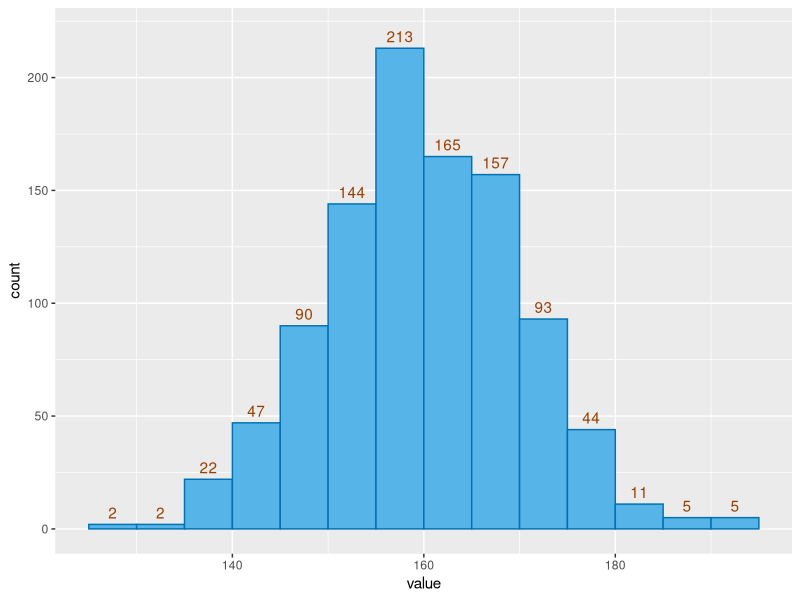

Reproduce this figure in R. (Note: this script raises an error after producing the figure.)
rm(list=ls())
library(tidyverse)
library(gridExtra)
set.seed(20210306)
N <- 1000
Y <- rnorm(N, 160, 10)
g <- Y %>%
    as_tibble() %>%
    ggplot(aes(x = value)) +
    geom_histogram(binwidth = 5, fill = "#56B4E9", colour = "#0072B2", boundary = 0, closed = "left") +
    ylim(0, 220) +
    stat_bin(binwidth = 5, boundary = 0, closed = "left", aes(label = ..count..), geom = "text", vjust = -0.5, color = "#993F00")

ggsave(g,filename = "../images/text07/Rplot07_01.png", dpi = 600, width = 12, height = 8)

g <- Y %>%
    as_tibble() %>%
    ggplot(aes(x = value)) +
    geom_histogram(binwidth =2.5, fill = "#56B4E9", colour = "#0072B2", boundary = 0, closed = "left") +
    ylim(0, 120) +
    stat_bin(binwidth = 2.5, boundary = 0, closed = "left", aes(label = ..count..), geom = "text", vjust = -0.5, color = "#993F00")
ggsave(g,filename = "../images/text07/Rplot07_02.png", dpi = 600, width = 12, height = 8)

g <- Y %>%
    as_tibble() %>%
    ggplot(aes(x = value)) +
    geom_histogram(binwidth =0.5, fill = "#56B4E9", colour = "#0072B2", boundary = 0, closed = "left") +
    ylim(0, 35) +
    stat_bin(binwidth = 0.5, boundary = 0, closed = "left", aes(label = ..count..), geom = "text", vjust = -0.5, color = "#993F00")
ggsave(g,filename = "../images/text07/Rplot07_03.png", dpi = 600, width = 12, height = 8)


g1 <- data.frame(Ns = seq(0, 5)) %>%
    dplyr::mutate(Prob = dbinom(Ns, 5, 0.2)) %>%
    ggplot(aes(x = Ns, y = Prob)) + xlab("成功回数") +
    geom_bar(stat = "identity")

g2 <- data.frame(Ns = seq(0, 10)) %>%
    dplyr::mutate(Prob = dbinom(Ns, 10, 0.5)) %>%
    ggplot(aes(x = Ns, y = Prob)) + xlab("成功回数") +
    geom_bar(stat = "identity")

g3 <- data.frame(Ns = seq(0, 30)) %>%
    dplyr::mutate(Prob = dbinom(Ns, 30, 0.8)) %>%
    ggplot(aes(x = Ns, y = Prob)) + xlab("成功回数") +
    geom_bar(stat = "identity")
g <- gridExtra::grid.arrange(g1,g2,g3)
ggsave(g,filename = "../images/text07/Rplot07_04.png", dpi = 600, width = 12, height = 8)
